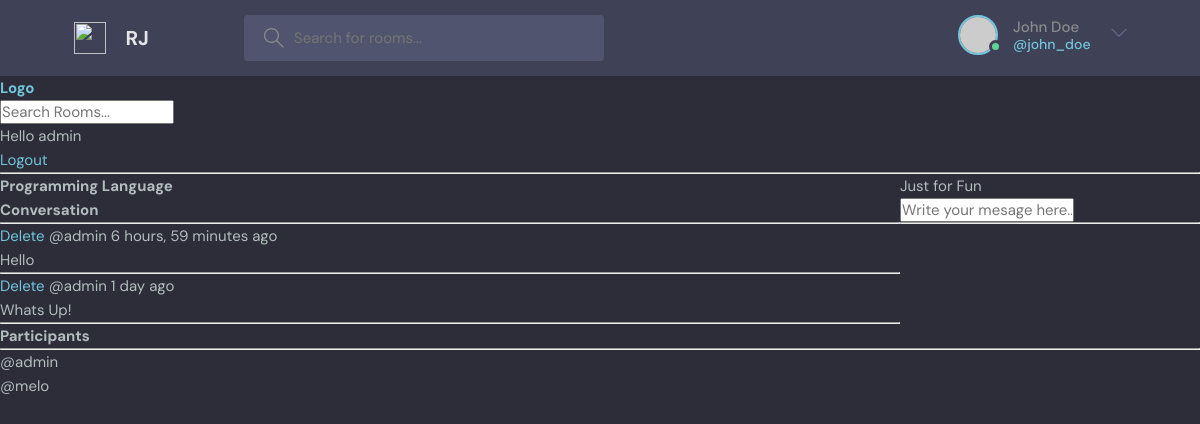
Screenshot of /room/1/ (signed in) with the database file from the repository.
### base/models.py (models this page shows, shortened)
class Room(models.Model):
    host = models.ForeignKey(User, on_delete=models.SET_NULL, null=True)
    topic = models.ForeignKey(Topic, on_delete=models.SET_NULL, null=True)
    name = models.CharField(max_length=200)
    participants = models.ManyToManyField(User, related_name='participants', blank=True)
    description = models.TextField(null=True, blank=True)
    updated = models.DateTimeField(auto_now=True)
    created = models.DateTimeField(auto_now_add=True)
    class Meta:
        ordering = ['-updated', '-created']

class Message(models.Model):
    user = models.ForeignKey(User, on_delete=models.CASCADE)
    room = models.ForeignKey(Room, on_delete=models.CASCADE)
    body = models.TextField()
    updated = models.DateTimeField(auto_now=True)
    created = models.DateTimeField(auto_now_add=True)
    class Meta:
        ordering = ['-updated', '-created']

### base/views.py (the view, shortened to what this page needs)
# urls.py: path('room/<str:pk>/', views.room, name="room"),
def room(request,pk):
    room = Room.objects.get(id=pk)
    participants = room.participants.all()
    room_messages = room.message_set.all().order_by('-created')
    context = {'room': room, 'room_messages':room_messages,'participants': participants}
    return render(request, 'base/room.html', context)

### base/templates/base/room.html (shortened to what this page needs)
{% extends 'main.html' %}
{% block content %}
<div class="room-container">
      <h1>{{room.name}}</h1>
      <p>{{room.description}}</p>
      <div class="comment-wrapper">
          <h3>Conversation</h3>
          <hr>
    {% for message in room_messages %}
    <div>
        {% if request.user == message.user %}
        <a href=" {% url 'delete-message' message.id %}">Delete</a>
        {% endif %}
        <small>@{{message.user}} {{message.created|timesince}} ago</small>
        <p>{{ message.body}}</p>
        <hr>
    </div>
    {% endfor %}
</div>
          {% if request.user.is_authenticated %}
          <div class="comment-form">
              <form method="POST" action="">
                <input type="text" name="body" placeholder="Write your mesage here..."/>
              </form>
              <hr>
    </div>
    {% endif %}
    </div>
  <div>
    <h3>Participants</h3>
    <hr>
      {% for user in participants %}
      <div>
          <p>
              @{{user.username}}
          </p>
      </div>
      {% endfor %}
  </div>
{% endblock %}

### templates/navbar.html
<a href="/">
    <h1>Logo</h1>
</a>
<form method="GET" action="{% url 'home'%}">
    <input type="text" name="q" placeholder="Search Rooms..."/>
</form>
{% if request.user.is_authenticated %}
<p>Hello {{request.user}}</p>
<a href="{% url 'logout' %}">Logout</a>
{% else %}
<a href="{% url 'login' %}">Login</a>
{% endif %}
<hr>

### static/styles/style.css (style rules this page uses)
:root { --color-main: #71c6dd; --color-main-light: #e1f6fb; --color-dark: #3f4156; --color-dark-medium: #51546e; --color-dark-light: #696d97; --color-light: #e5e5e5; --color-gray: #8b8b8b; --color-light-gray: #b2bdbd; --color-bg: #2d2d39; --color-success: #5dd693; --color-error: #fc4b0b; }
* { font-family: "DM Sans", -apple-system, BlinkMacSystemFont, "Segoe UI", Roboto, Oxygen, Ubuntu, Cantarell, "Open Sans", "Helvetica Neue", sans-serif; margin: 0; padding: 0; box-sizing: border-box; text-rendering: optimizeLegibility; font-size: inherit; }
html { font-size: 56.25%; }
@media only screen and (min-width: 1200px) { html { font-size: 62.5%; } }
body { line-height: 1.6; font-weight: 400; font-size: 1.5rem; color: var(--color-light-gray); background-color: var(--color-bg); min-height: 100vh; }
a { display: inline-block; color: var(--color-main); text-decoration: none; }

### base/templates/base/room.html (style rules this page uses)
.room-container { display:grid; grid-template-columns: 3fr 1fr; }

### rows the page displays
Room: name "Programming Language", description "Just for Fun"
Message: shows "Delete", user "admin", created "6 hours, 59 minutes", body "Hello"
Message: shows "Delete", user "admin", created "1 day", body "Whats Up!"

### other values shown
{{ request.user }} "admin"
{{ user.username }} "admin"
{{ user.username }} "melo"
